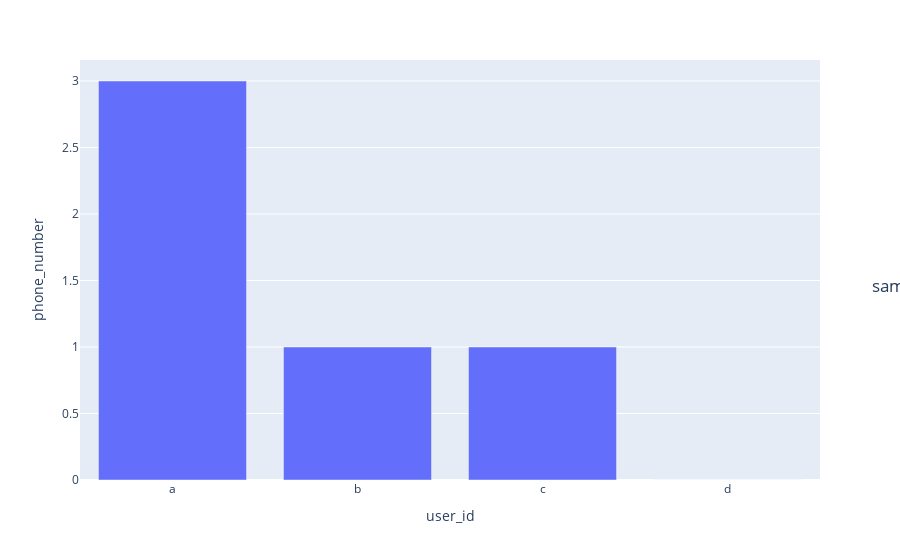

This figure's notebook cell:
### Code cell
import plotly.express as px
fig = px.bar(data, x = 'user_id', y = 'phone_number')
fig.update_layout(
    title={
        'text': "sample",
        'x':1,
        'y':0.5,
        'xanchor': 'center',
        'yanchor': 'top'})
fig.show()

### Figure 1 — Plotly figure (JSON) as saved in the notebook; plotly's stock layout.template omitted (floating-point values rounded to 4 significant figures)
{"data": [{"alignmentgroup": "True", "hovertemplate": "user_id=%{x}<br>phone_number=%{y}<extra></extra>", "legendgroup": "", "marker": {"color": "#636efa"}, "name": "", "offsetgroup": "", "orientation": "v", "showlegend": false, "textposition": "auto", "type": "bar", "x": ["a", "b", "c", "d"], "xaxis": "x", "y": ["3", "1", "1", "0"], "yaxis": "y"}], "layout": {"autosize": true, "barmode": "relative", "legend": {"tracegroupgap": 0}, "margin": {"t": 60}, "title": {"text": "sample", "x": 1, "xanchor": "center", "y": 0.5, "yanchor": "top"}, "xaxis": {"anchor": "y", "autorange": true, "domain": [0, 1], "range": [-0.5, 3.5], "title": {"text": "user_id"}, "type": "category"}, "yaxis": {"anchor": "x", "autorange": true, "domain": [0, 1], "range": [0, 3.158], "title": {"text": "phone_number"}, "type": "linear"}}}
